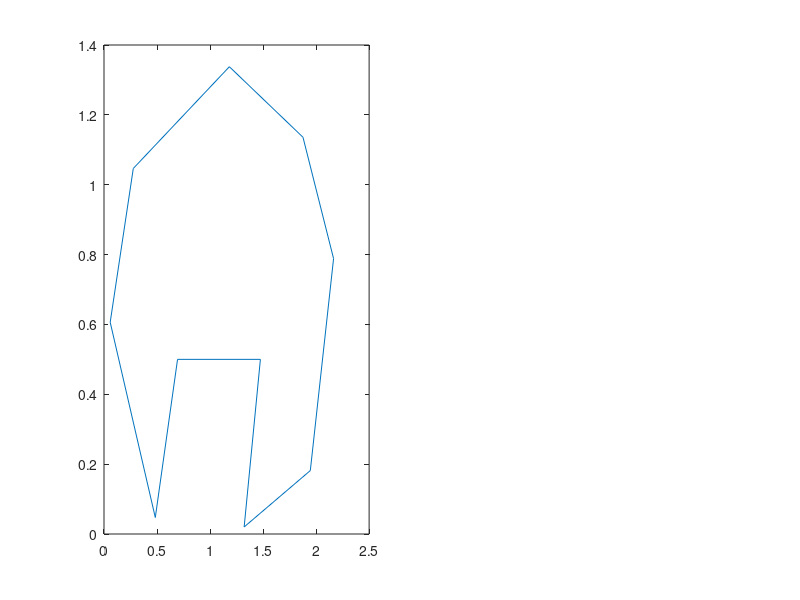

This chart was generated by the following MATLAB code: (Note: this script raises an error after producing the figure.)
clear all; close all; clc;
h=figure('Position',[1 21 1366 670], ...
'Name','inpolygon Command Demostrations');
subplot(1,2,1) 
xv = [ 0.05840, 0.48375, 0.69356, 1.47478, 1.32158, ...
        1.94545, 2.16477, 1.87639, 1.18218, 0.27615, ...
        0.05840 ];
 yv = [ 0.60628, 0.04728, 0.50000, 0.50000, 0.02015, ...
        0.18161, 0.78850, 1.13589, 1.33781, 1.04650, ...
        0.60628 ];
 xa = [0:0.1:2.3];
 ya = [0:0.1:1.4];
 [x,y] = meshgrid (xa, ya);
 [in,on] = inpolygon (x, y, xv, yv);
 inside = in & ! on;
 plot (xv, yv);
 hold on;
 plot (x(inside), y(inside), "@g");
 plot (x(! in), y(! in), "@m");
 plot (x(on), y(on), "@b");
 hold off;
 disp ("Green points are inside polygon, magenta are outside,");
 disp ("and blue are on boundary.");
%%%%%%%%%%%%%%%%%%%%%%%%%%%%%%%%%%%%%%%%%%%%%%%%%%%%%%%%%%%%%%%
subplot(1,2,2) 
 xv = [ 0.05840, 0.48375, 0.69356, 1.47478, 1.32158, ...
         1.94545, 2.16477, 1.87639, 1.18218, 0.27615, ...
         0.05840, 0.73295, 1.28913, 1.74221, 1.16023, ...
         0.73295, 0.05840 ];
  yv = [ 0.60628, 0.04728, 0.50000, 0.50000, 0.02015, ...
         0.18161, 0.78850, 1.13589, 1.33781, 1.04650, ...
         0.60628, 0.82096, 0.67155, 0.96114, 1.14833, ...
         0.82096, 0.60628];
 xa = [0:0.1:2.3];
 ya = [0:0.1:1.4];
 [x, y] = meshgrid (xa, ya);
 [in, on] = inpolygon (x, y, xv, yv);
 inside = in & ! on;
 plot (xv, yv);
 hold on;
 plot (x(inside), y(inside), "@g");
 plot (x(! in), y(! in), "@m");
 plot (x(on), y(on), "@b");
 hold off;
 disp ("Green points are inside polygon, magenta are outside,");
 disp ("and blue are on boundary.");
